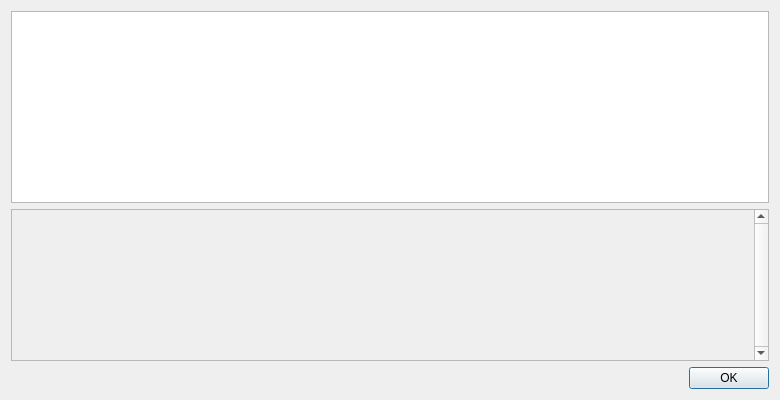
<?xml version="1.0" encoding="UTF-8"?>
<ui version="4.0">
 <class>HelpMessageDialog</class>
 <widget class="QDialog" name="HelpMessageDialog">
  <property name="geometry">
   <rect>
    <x>0</x>
    <y>0</y>
    <width>780</width>
    <height>400</height>
   </rect>
  </property>
  <property name="windowTitle">
   <string notr="true">XElonMusk Core - Command-line options</string>
  </property>
  <layout class="QHBoxLayout" name="horizontalLayout_2">
   <item>
    <layout class="QVBoxLayout" name="verticalLayout">
     <item>
      <widget class="QTextEdit" name="helpMessage">
       <property name="readOnly">
        <bool>true</bool>
       </property>
      </widget>
     </item>
     <item>
      <widget class="QScrollArea" name="scrollArea">
       <property name="verticalScrollBarPolicy">
        <enum>Qt::ScrollBarAlwaysOn</enum>
       </property>
       <property name="widgetResizable">
        <bool>true</bool>
       </property>
       <widget class="QWidget" name="scrollAreaWidgetContents">
        <layout class="QVBoxLayout" name="verticalLayout_2">
         <item>
          <widget class="QLabel" name="aboutMessage">
           <property name="cursor">
            <cursorShape>IBeamCursor</cursorShape>
           </property>
           <property name="textFormat">
            <enum>Qt::PlainText</enum>
           </property>
           <property name="alignment">
            <set>Qt::AlignLeading|Qt::AlignLeft|Qt::AlignTop</set>
           </property>
           <property name="openExternalLinks">
            <bool>true</bool>
           </property>
           <property name="textInteractionFlags">
            <set>Qt::LinksAccessibleByMouse|Qt::TextSelectableByKeyboard|Qt::TextSelectableByMouse</set>
           </property>
          </widget>
         </item>
        </layout>
       </widget>
      </widget>
     </item>
     <item>
      <widget class="QDialogButtonBox" name="okButton">
       <property name="orientation">
        <enum>Qt::Horizontal</enum>
       </property>
       <property name="standardButtons">
        <set>QDialogButtonBox::Ok</set>
       </property>
      </widget>
     </item>
    </layout>
   </item>
  </layout>
 </widget>
 <resources>
  <include location="../xelonmusk.qrc"/>
 </resources>
 <connections>
  <connection>
   <sender>okButton</sender>
   <signal>accepted()</signal>
   <receiver>HelpMessageDialog</receiver>
   <slot>accept()</slot>
   <hints>
    <hint type="sourcelabel">
     <x>20</x>
     <y>20</y>
    </hint>
    <hint type="destinationlabel">
     <x>20</x>
     <y>20</y>
    </hint>
   </hints>
  </connection>
  <connection>
   <sender>okButton</sender>
   <signal>rejected()</signal>
   <receiver>HelpMessageDialog</receiver>
   <slot>reject()</slot>
   <hints>
    <hint type="sourcelabel">
     <x>20</x>
     <y>20</y>
    </hint>
    <hint type="destinationlabel">
     <x>20</x>
     <y>20</y>
    </hint>
   </hints>
  </connection>
 </connections>
</ui>
